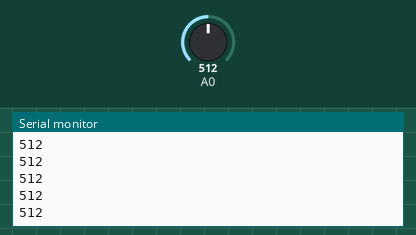
The sketch below on a simulated Arduino Uno, built with avr-gcc and run on an emulated ATmega328P. On the bench: the last lines printed to the serial monitor. Inputs (shaded band) come from the test bench; at power-on: A0 = 512.

Above: at 1.2 s.
1.3 s: A0 set to 716
At 1.68 s:
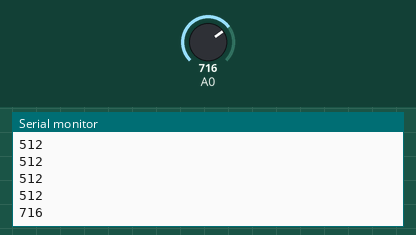
2.8 s: A0 set to 900
At 2.93 s:
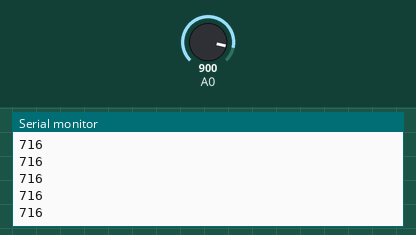
Timing chart, 0 to 5.8 s (numbered marks = the images above; inputs shaded):
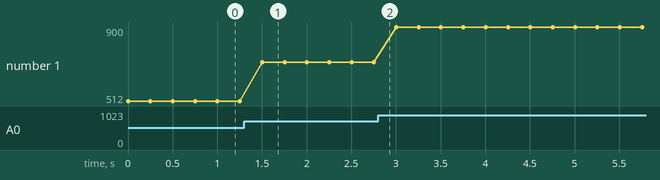

The sketch:

AnalogReadSerial_NO_dataLog.ino
```cpp
/*
  AnalogReadSerial_NO_DataLog

  Reads an analog input on pin 0, prints the result to the Serial Monitor.
  Graphical representation is available using Serial Plotter (Tools > Serial Plotter menu).
  Attach the center pin of a potentiometer to pin A0, and the outside pins to +5V and ground.

  This code is based on public doamin found here =>  http://www.arduino.cc/en/Tutorial/AnalogReadSerial
*/

float Value;

// the setup routine runs once when you press reset:
void setup() {
  // initialize serial communication at 115200 bits per second:
  Serial.begin(115200);
}

// the loop routine runs over and over again forever:
void loop() {
  // read the input on analog pin 0:
  int Value = analogRead(A0);
  // print out the value you read:
  Serial.println(Value);
  delay(250);        // delay in between reads for stability
}
```

Measured:
- after the input at 1.3 s, the serial monitor: prints a new line after 0.20 s (image 1)
- plotted number 1: 512 → 716 after the input at 1.3 s, 716 → 900 after the input at 2.8 s
